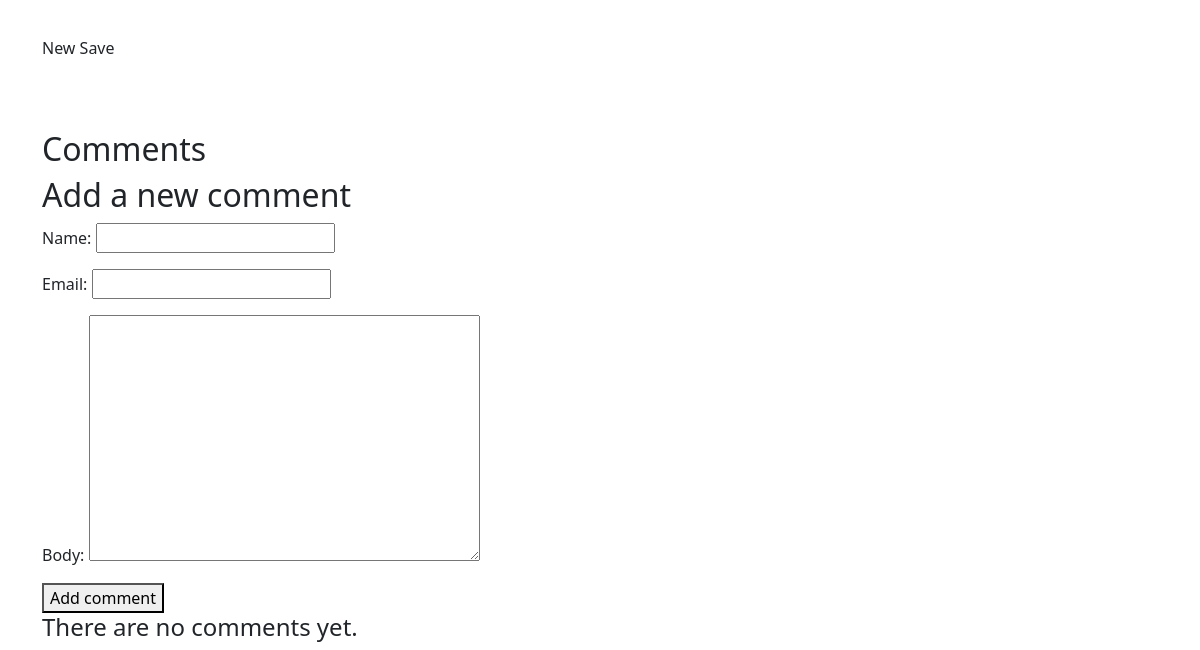
The app's page /post/the-admin-post/ (lower part), older data.
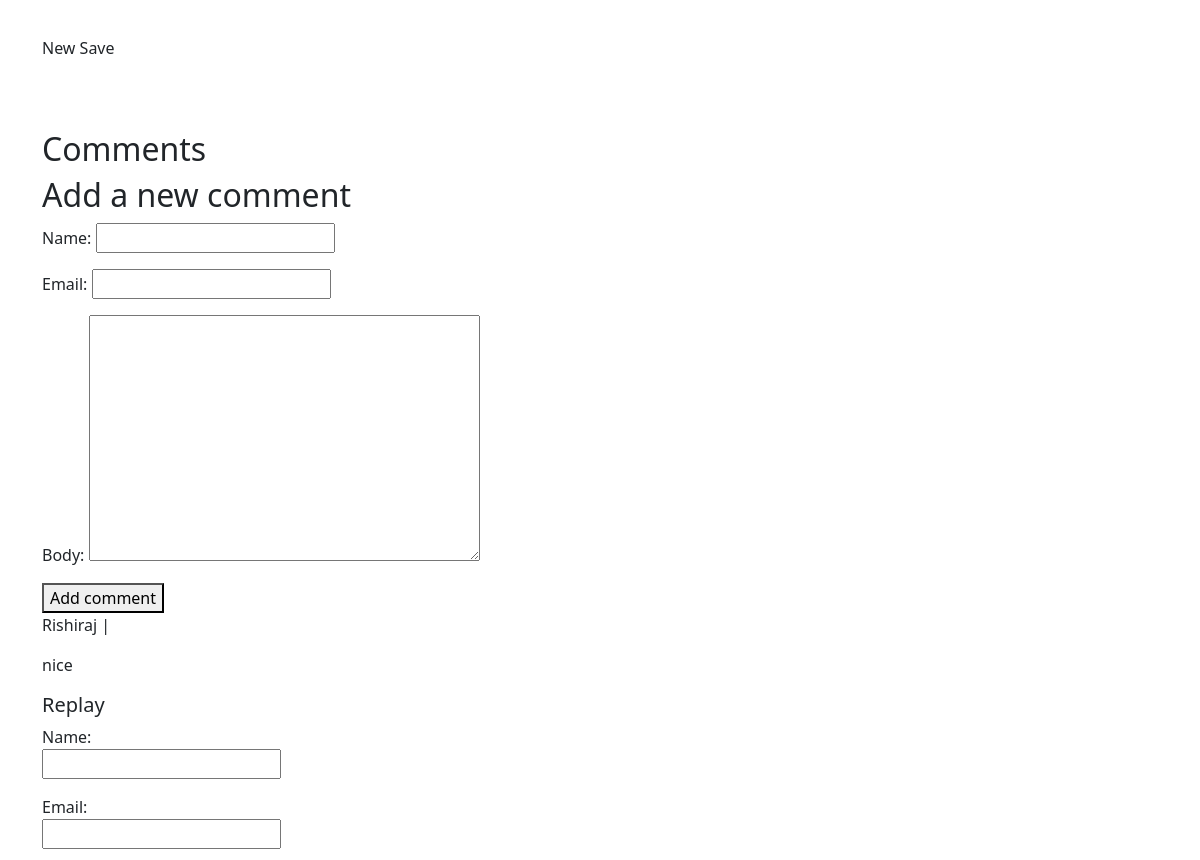
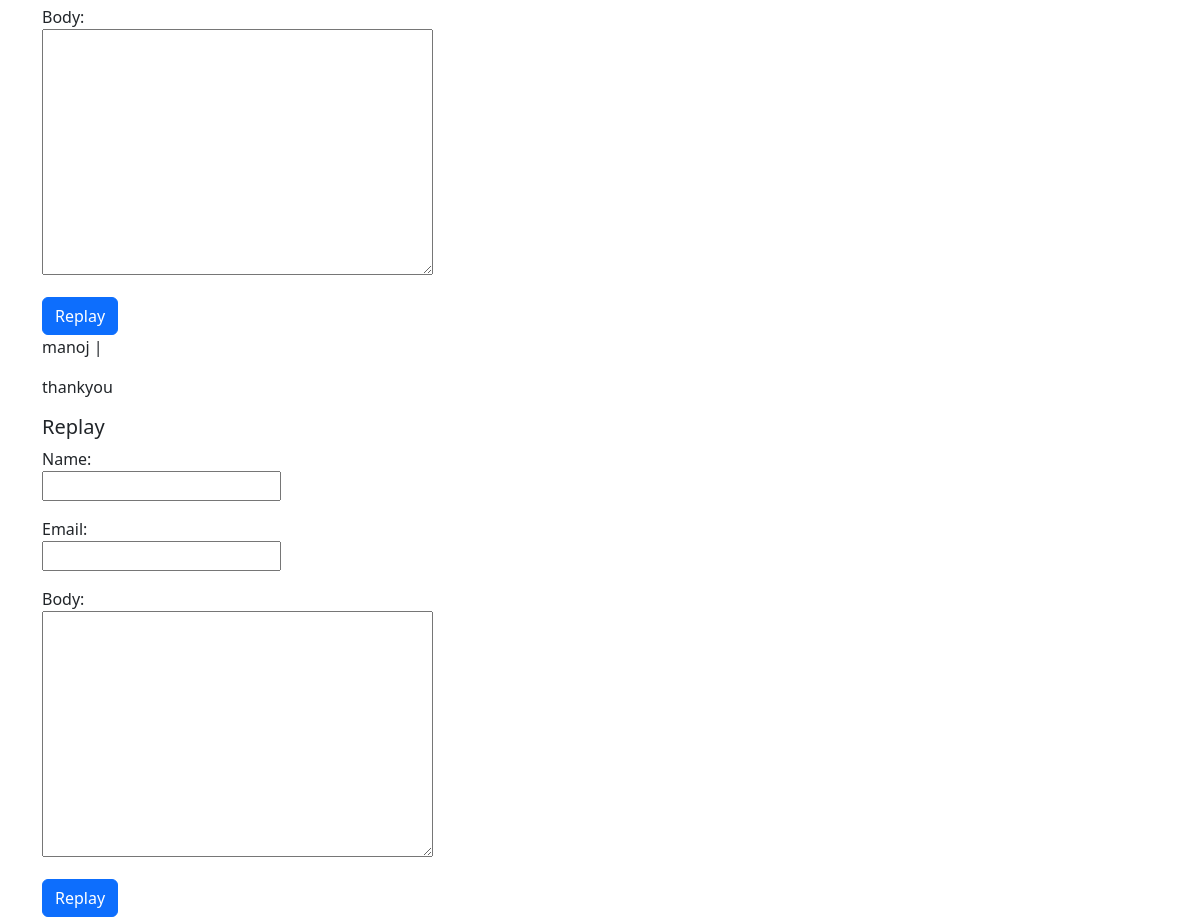
The same page, newer data (2 pictures, top to bottom).
### blogg/models.py (models this page shows, shortened)
class Comment(models.Model):
    user = models.ForeignKey(User,null=True , blank=True,on_delete=models.CASCADE)
    post = models.ForeignKey(Post ,null=True , blank=True,on_delete=models.CASCADE )
    parent = models.ForeignKey('self',null=True , blank=True , on_delete=models.CASCADE , related_name='replies')
    name = models.CharField(max_length=80)
    email = models.EmailField()
    body = models.TextField()
    created_on = models.DateTimeField(auto_now_add=True)
    active=models.BooleanField(default=True)
    def children(self):
        return Comment.objects.filter(parent=self).reverse()
    def __str__(self):
        return 'comment{} by{}'.format(self.body,self.name)

### blogg/views.py (the view)
# urls.py: path('post/<slug:slug>/', views.post_detail, name='post_detail'),
def post_detail(request,slug):
    template_name = "blog/post_detail.html"
    post = get_object_or_404(Post,slug=slug)
    comments = Comment.objects.filter(active=True, parent__isnull= True)     #post=self.get_object()
    print("comments")
    new_comment=None #comment posted
    if request.method== 'POST':
        comment_form = CommentForm(data=request.POST)
        if comment_form.is_valid():
            parent_obj=None
            try:
                parent_id=int(request.POST.get('parent_id'))
            except: parent_id=None
            if parent_id:
                parent_obj = Comment.objects.get(id= parent_id)
                if parent_obj:
                    replay_comment = comment_form.save(commit=False)
                    replay_comment.parent = parent_obj
            new_comment=comment_form.save(commit=False)
            new_comment.post=post
            new_comment.save()
            return HttpResponseRedirect(post.get_absolute_url())
    else:
        comment_form = CommentForm()
    return render(request,template_name,{'post':post,
                                          'Comment': comments,
                                           'new_comment': new_comment,
                                           'comment_form': comment_form})

### blogg/forms.py
class CommentForm(forms.ModelForm):
    class Meta:
        model = Comment
        fields = ('name', 'email', 'body')

### blogg/templates/blog/post_detail.html (shortened to what this page needs)
{% extends 'blog/base.html' %}
{% load static %}
{% block content %}
    <article class="post">
        <p>{{ post.text|linebreaksbr }}</p>
    </article>
<h2> Comments </h2>
<h2>Add a new comment</h2>
<form action="." method="post">
    {{ comment_form.as_p }}
    <button type="submit">Add comment</button>
</form>
{% for comment in Comment %}
    <div class="col-md-1">
        <p class="info">{{ comment.name }} | {{ comment.created }}</p>
            {{ comment.body|linebreaks }}
        <h5>Replay</h5>
        <form action="." method="post">
            {{ comment_form.as_p }}
            <input class="btn btn-primary" type="submit" value="Replay">
        </form>
    </div>
{% empty %}
<h4>There are no comments yet.</h4>
{% endfor %}
{% endblock %}

Row changes from the older to the newer data that the page shows:
added Comment: name "Rishiraj", body "nice"
added Comment: name "manoj", body "thankyou"
Text that changed along with them:
text no longer shown: "There are no comments yet."
